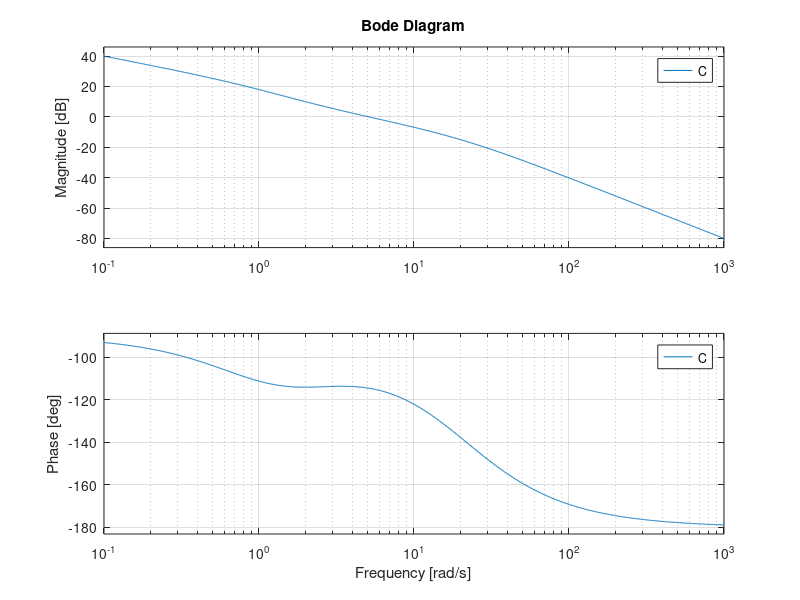

This chart was generated by the following MATLAB code:
s = tf('s');

%% (a)
A = 31.6/((1+s)*(1+s/5));
bode(A);

%% (b)
B = (1+s)/(s*(1+s/4)*(1+s/10));
bode(B);

%% (c)
C = 10*(1+s/2)/(s*(1+s)*(1+s/20));
bode(C);